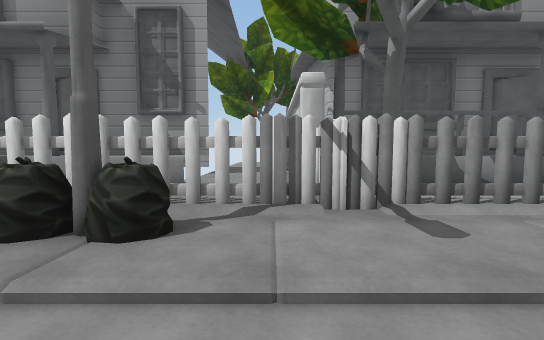
View 1 (above)

20 first-person views from a walk through a scene from a Unity 3-D project. The camera is 1.2 m above the floor, tilts 4° down and sees 90° across. The floor is counted in squares, 2 m on a side. Each view is taken from the middle of a square. On the plan, view 1 faces up. The plan holds only what a view shows up to about 9 squares ahead; the rest is blank. The player is left out.

View 2
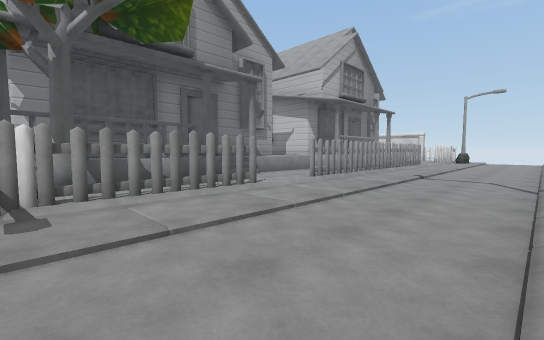

View 3
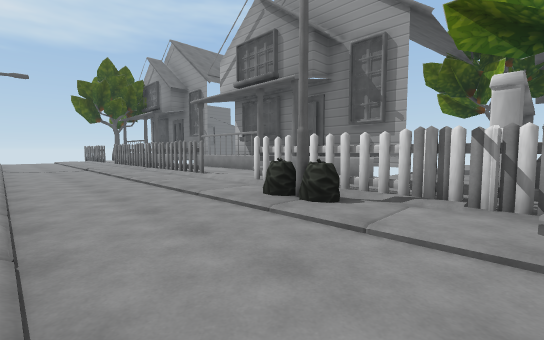

View 4
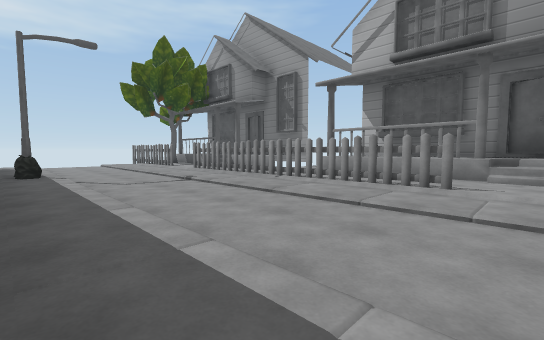

View 5
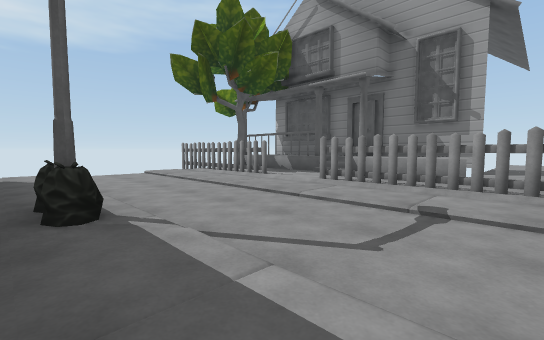

View 6
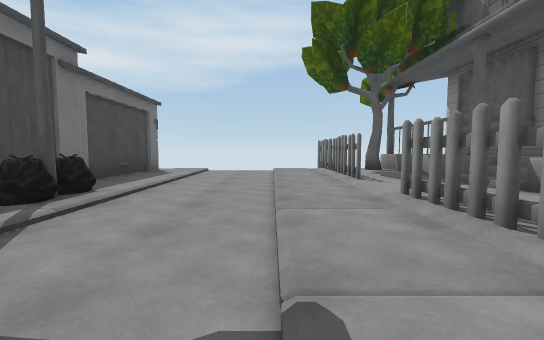

View 7
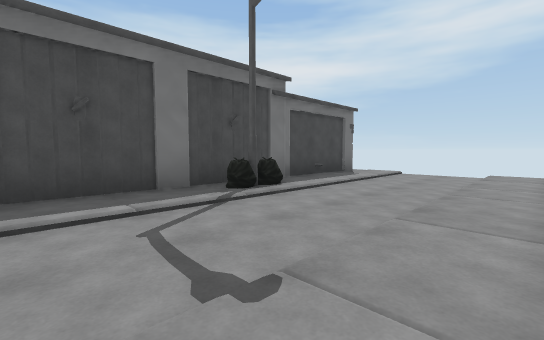

View 8
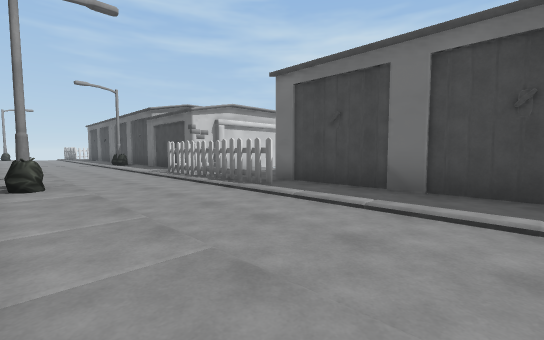

View 9
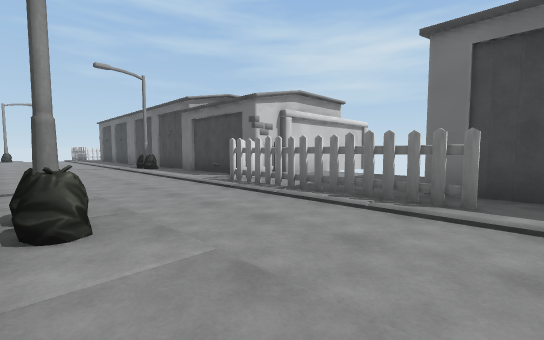

View 10
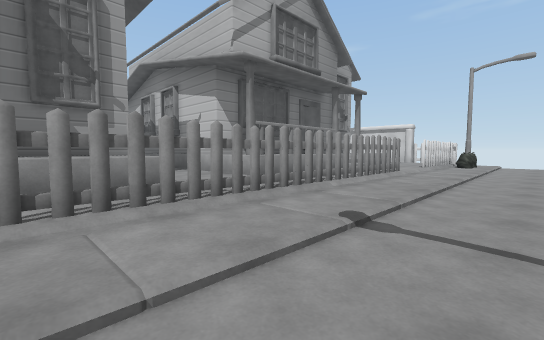

View 11
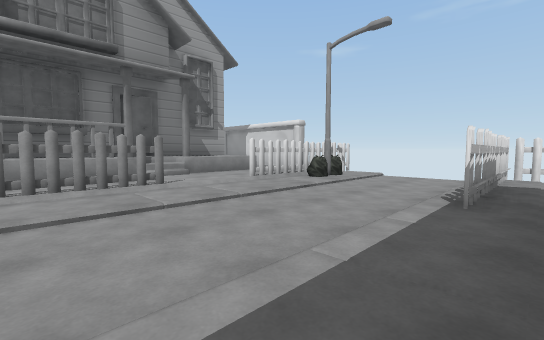

View 12
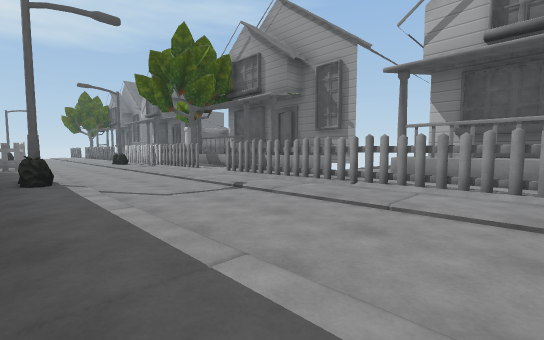

View 13
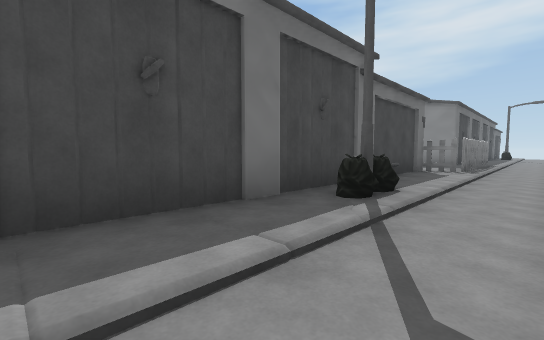

View 14
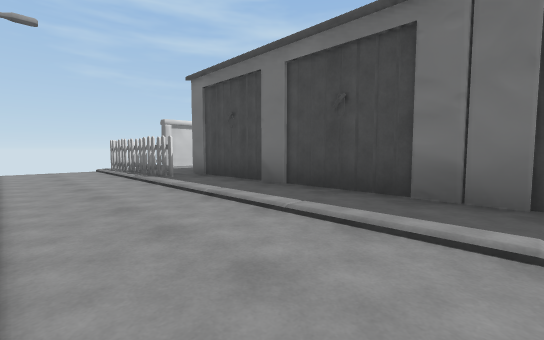

View 15
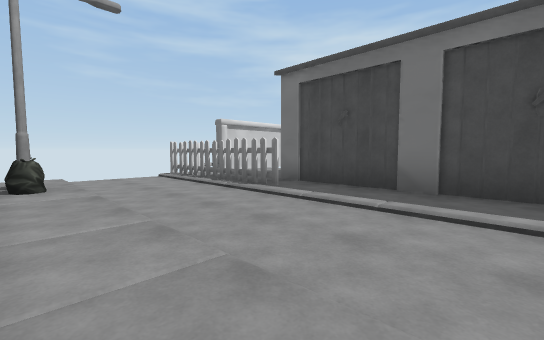

View 16
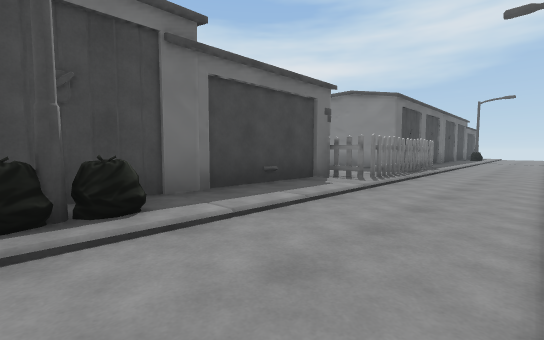

View 17
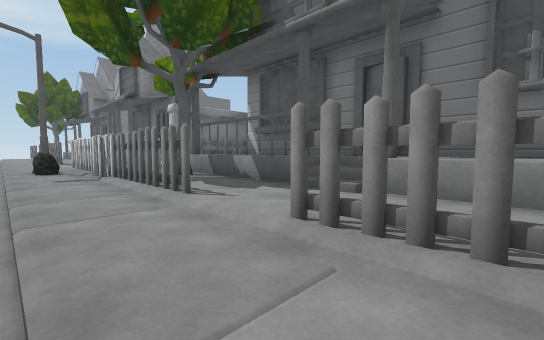

View 18
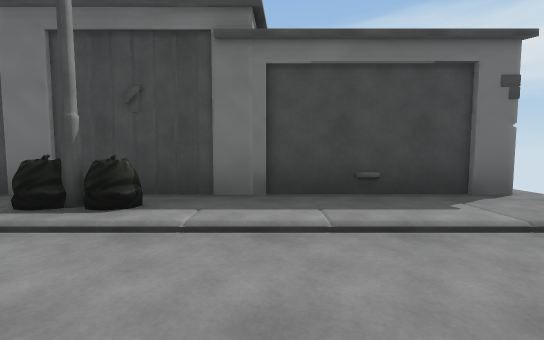

View 19
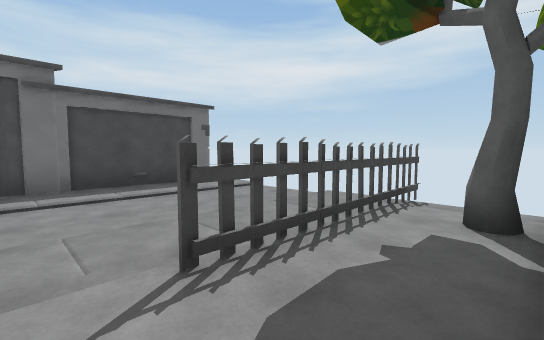

View 20
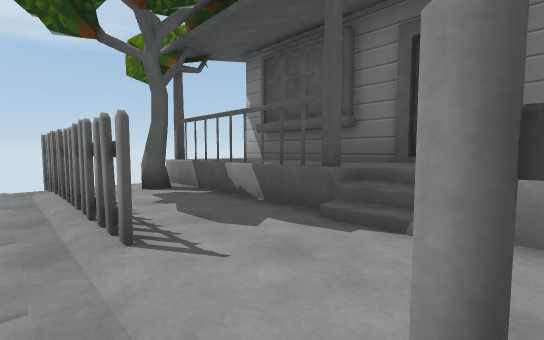

### Floor plan
Key: @ floor where view 1 was taken; # wall or solid block; x gap in a wall; . main floor; : floor 0.25 m higher than the main floor; + floor 1 m higher than the main floor; / step, stairs or slope; = window, fence, low wall or low ledge; T tree; S streetlight; G garage; O other object.
Columns run from 18 left of view 1 to 19 right of it. Each row starts with its distance up from view 1.
  8         ::         #        #
  7         ::       ::#       :#
  6  #######::#######::#######/:#######
  5   ++++++/: ++++++::#++++++/:+++++++
  4  ####////  ::/#//::#T://=//::::#///
  3  ####:#xx#####:#:######::#######:#####
  2 ###:::::::::::::OO::::::##:/::/:::OO:
  1  ////////////////S/////////////////S/
  0  .................@..................
 -1  /////O////////####/////O////////#####
 -2  ....SGO.......#===#...GS........#=
 -3  ###############   ###############

Where each view was taken, in squares from view 1:
view 1: 0 up, 0 right, facing up
view 2: 1 down, 1 right, facing up-right
view 3: 1 down, 1 right, facing up-left
view 4: 2 down, 4 left, facing up-left
view 5: 2 down, 9 left, facing up-left
view 6: 1 up, 9 left, facing left
view 7: 2 up, 9 left, facing down-left
view 8: 2 up, 7 left, facing down-right
view 9: 2 up, 4 left, facing down-right
view 10: 0 up, 6 right, facing up-right
view 11: 2 down, 11 right, facing up-right
view 12: 2 down, 12 right, facing up-left
view 13: 0 up, 9 right, facing down-left
view 14: 1 up, 9 right, facing down-right
view 15: 2 up, 11 right, facing down-right
view 16: 1 up, 6 right, facing down-left
view 17: 1 up, 7 right, facing up-left
view 18: 1 up, 14 left, facing down
view 19: 4 up, 13 left, facing down-left
view 20: 2 up, 12 left, facing up-left
